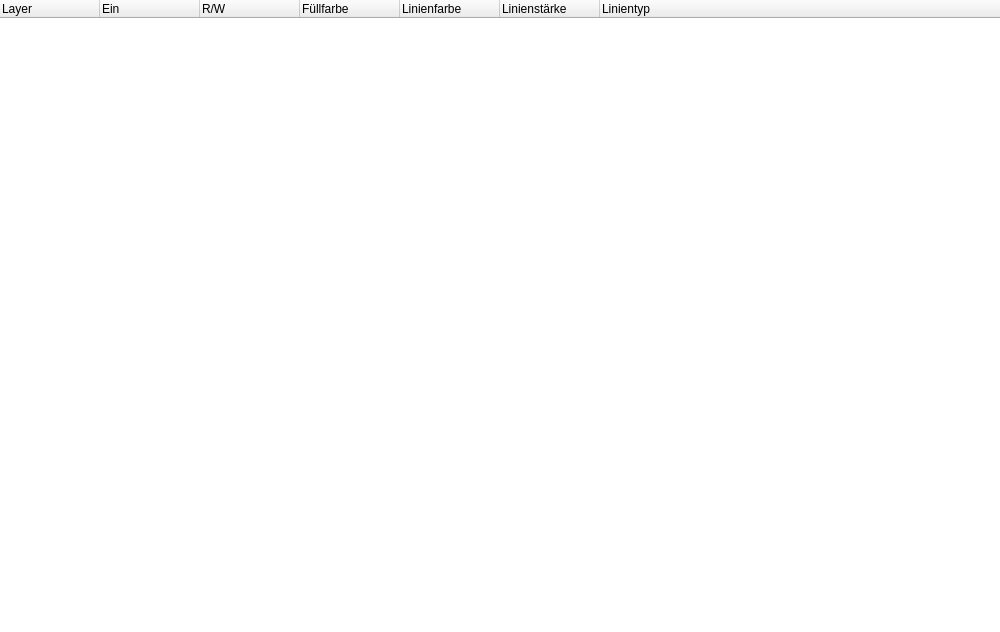
<?xml version="1.0" encoding="UTF-8"?>
<ui version="4.0">
 <class>LayerManager</class>
 <widget class="QDockWidget" name="LayerManager">
  <property name="enabled">
   <bool>true</bool>
  </property>
  <property name="geometry">
   <rect>
    <x>0</x>
    <y>0</y>
    <width>1000</width>
    <height>632</height>
   </rect>
  </property>
  <property name="sizePolicy">
   <sizepolicy hsizetype="Preferred" vsizetype="Expanding">
    <horstretch>0</horstretch>
    <verstretch>0</verstretch>
   </sizepolicy>
  </property>
  <property name="styleSheet">
   <string notr="true">QDockWidget
{
	background-color: rgb(129, 128, 124);
	color: rgb(20, 20, 20);
}

QTreeView
{
	border: 0;
	background-color: qlineargradient(spread:pad, x1:0, y1:1, x2:0, y2:0, 
		stop:0.0 rgb(82, 84, 84), 
		stop:1.0 rgb(50, 53, 57));
	color: rgb(255, 255, 255);
}</string>
  </property>
  <property name="floating">
   <bool>true</bool>
  </property>
  <property name="allowedAreas">
   <set>Qt::AllDockWidgetAreas</set>
  </property>
  <property name="windowTitle">
   <string>Layermanager</string>
  </property>
  <widget class="QWidget" name="dockWidgetContents">
   <layout class="QGridLayout" name="gridLayout">
    <property name="margin">
     <number>0</number>
    </property>
    <item row="0" column="0">
     <widget class="QTreeWidget" name="treeWidget_layer">
      <property name="styleSheet">
       <string notr="true"/>
      </property>
      <property name="showDropIndicator" stdset="0">
       <bool>false</bool>
      </property>
      <property name="selectionMode">
       <enum>QAbstractItemView::NoSelection</enum>
      </property>
      <property name="animated">
       <bool>true</bool>
      </property>
      <attribute name="headerHighlightSections">
       <bool>false</bool>
      </attribute>
      <column>
       <property name="text">
        <string>Layer</string>
       </property>
       <property name="toolTip">
        <string>Datei- und Layername</string>
       </property>
       <property name="font">
        <font>
         <pointsize>9</pointsize>
        </font>
       </property>
      </column>
      <column>
       <property name="text">
        <string>Ein</string>
       </property>
       <property name="toolTip">
        <string>Sichtbarkeit des Layers im Designfenster und im Druck</string>
       </property>
       <property name="font">
        <font>
         <pointsize>9</pointsize>
        </font>
       </property>
      </column>
      <column>
       <property name="text">
        <string>R/W</string>
       </property>
       <property name="toolTip">
        <string>Berechtigung, Objekte auf dem Layer zu ändern</string>
       </property>
       <property name="font">
        <font>
         <pointsize>9</pointsize>
        </font>
       </property>
      </column>
      <column>
       <property name="text">
        <string>Füllfarbe</string>
       </property>
       <property name="toolTip">
        <string>Füllfarbe innerhalb von Umrandungsobjekten, z.B. Rechtecken</string>
       </property>
       <property name="font">
        <font>
         <pointsize>9</pointsize>
        </font>
       </property>
      </column>
      <column>
       <property name="text">
        <string>Linienfarbe</string>
       </property>
       <property name="toolTip">
        <string>Umrandungsfarbe von Objekten, z.B. Rechtecken, Farbe von Linienobjekten</string>
       </property>
       <property name="font">
        <font>
         <pointsize>9</pointsize>
        </font>
       </property>
      </column>
      <column>
       <property name="text">
        <string>Linienstärke</string>
       </property>
       <property name="toolTip">
        <string>Vorgabestärke von Linien und Umrandungen</string>
       </property>
       <property name="font">
        <font>
         <pointsize>9</pointsize>
        </font>
       </property>
      </column>
      <column>
       <property name="text">
        <string>Linientyp</string>
       </property>
       <property name="toolTip">
        <string>Muster von Linien oder Umrandungen</string>
       </property>
       <property name="font">
        <font>
         <family>Cantarell</family>
         <pointsize>9</pointsize>
        </font>
       </property>
      </column>
     </widget>
    </item>
   </layout>
  </widget>
 </widget>
 <resources/>
 <connections/>
</ui>
